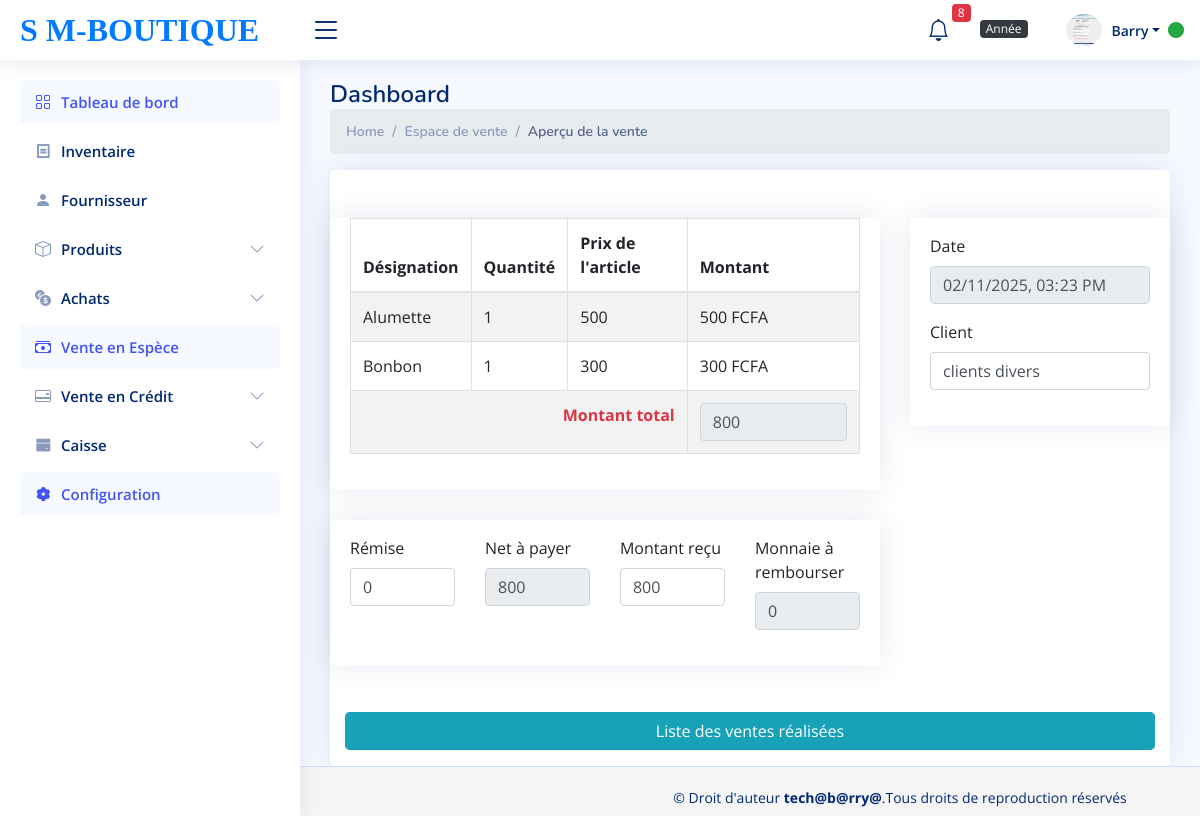
Page /detail_vente.php?detail=3 (signed in) on the committed database.
### tables this page shows
CREATE TABLE `ligne_vente` (
  `id_ligne_vente` int(11) NOT NULL,
  `id_vente` int(11) NOT NULL,
  `id_produit` int(11) NOT NULL,
  `quantite` int(100) NOT NULL,
  `new_price_vente` int(11) DEFAULT NULL
);

CREATE TABLE `tbl_product` (
  `id` int(11) NOT NULL,
  `name` varchar(255) NOT NULL,
  `code` varchar(255) NOT NULL,
  `marque_produit` varchar(255) NOT NULL,
  `reference` varchar(255) NOT NULL,
  `prix_en_gros` int(50) NOT NULL,
  `prix_detail` int(50) NOT NULL,
  `price` int(50) NOT NULL,
  `alerte_article` int(100) NOT NULL,
  `id_boutique` int(11) NOT NULL,
  `stock` int(11) NOT NULL DEFAULT 0,
  `id_unite` int(11) NOT NULL
);

CREATE TABLE `vente` (
  `id_vente` int(11) NOT NULL,
  `nom_client` varchar(100) DEFAULT NULL,
  `date_vente` datetime DEFAULT NULL,
  `montant_total` int(100) DEFAULT NULL,
  `reference_caisse` varchar(100) DEFAULT '0',
  `id_utilisateur` int(11) DEFAULT NULL,
  `remise` int(100) DEFAULT NULL,
  `net_a_payer` int(255) NOT NULL,
  `montant_recu` int(255) NOT NULL,
  `monnaie_rembourse` int(100) DEFAULT NULL
);

### view/detail_vente.view.php (the view, shortened to what this page needs)
<?php
require_once('partials/header.php');
?>
<body>
    <?php require_once('partials/sidebar.php'); ?>
    <?php require_once('partials/navbar.php'); ?>
    <main id="main" class="main">
        <div class="pagetitle">
            <h1>Dashboard</h1>
            <nav>
                <ol class="breadcrumb">
                    <li class="breadcrumb-item"><a href="index1.php">Home</a></li>
                    <li class="breadcrumb-item">Espace de vente</li>
                    <li class="breadcrumb-item active">Aperçu de la vente</li>
                </ol>
            </nav>
        </div>
        <div class="card info-card sales-card">
            <form action="" method="post">
                <section class="section mt-5">
                    <div class="row">
                        <div class="col-xl-8 col-md-10 col-xm-12 col-xs-12">
                            <div class="card">
                                <div class="card-body">
                                   <table class="col-md-12 table table-bordered table-striped table-condensed">
                                        <thead>
                                            <tr>
                                                <th>Désignation</th>
                                                <th>Quantité</th>
                                                <th>Prix de l'article</th>
                                                <th>Montant</th>
                                            </tr>
                                        </thead>
                                        <tbody>
                                            <?php foreach ($venteinfo as $affiche): ?>
                                                <tr>
                                                    <td><?= htmlspecialchars($affiche->name); ?></td>
                                                    <td><?= htmlspecialchars($affiche->quantite); ?></td>
                                                    <td>
                                                        <?= htmlspecialchars($affiche->new_price_vente ?? $affiche->prix_detail); ?>
                                                    </td>
                                                    <td>
                                                        <?php
                                                            $prix = $affiche->new_price_vente ?? $affiche->prix_detail;
                                                            echo number_format($affiche->quantite * $prix, 0, ',', ' ');
                                                        ?> FCFA
                                                    </td>
                                                </tr>
                                            <?php endforeach; ?>
                                            <tr>
                                                <td colspan="3" align="right" class="text-danger"><strong>Montant total</strong></td>
                                                <td align="right">
                                                    <input class="form-control" type="number" name="total" value="<?= htmlspecialchars($lignes['montant_total']); ?>" readonly>
                                                </td>
                                            </tr>
                                        </tbody>
                                    </table>
                                </div>
                            </div>
                              <div class="card">
                                    <div class="card-body">
                                        <div class="row">
                                            <div class="col-xl-3 col-md-10 col-xs-12">
                                                <div class="form-group mt-3">
                                                <label for="">Rémise</label>
                                                    <input  class="form-control" value="<?=$lignes['remise']?>">
                                                </div>
                                            </div>
                                            <div class="col-xl-3 col-md-10 col-xs-12">
                                                <div class="form-group mt-3">
                                                    <label for="">Net à payer</label>
                                                    <input type="number" value="<?= $lignes['net_a_payer'] ?>" class="form-control " readOnly>
                                                </div>
                                            </div>
                                            <div class="col-xl-3 col-md-10 col-xs-12">
                                                <div class="form-group mt-3">
                                                    <label for="">Montant reçu</label>
                                                    <input type="number" name="montantrecu" class="form-control montantrecu" value="<?= $lignes['montant_recu'] ?>">
                                                </div>
                                            </div>
                                            <div class="col-xl-3 col-md-10 col-xs-12">
                                                <div class="form-group mt-3">
                                                    <label for="">Monnaie à rembourser</label>
                                                    <input type="number" name="monnaierembourser" class="form-control monnaierembourser" value="<?=$lignes['monnaie_rembourse']?>"readOnly>
                                                </div>
                                            </div>
                                        </div>
                                    </div>
                                </div>
                         </div>
                        <div class="col-xl-4">
                            <div class="card text-left">
                                <div class="card-body">
                                    <div class="form-group mt-3">
                                        <label>Date </label>
                                        <input type="datetime-local" name="dat" class="form-control" value="<?= $lignes['date_vente'] ?>" readOnly>
                                    </div>
                                    <div class="form-group mt-3">
                                        <label for="">Client</label>
                                        <select name="four" id="" class="form-control" required>
                                            <option value="<?= $lignes['nom_client'] ?>">
                                                <?= $lignes['nom_client'] ?>
                                            </option>
                                        </select>
                                    </div>
                                </div>
                            </div>
                        </div>
                    </div>
                    <div class="col-xl-12 col-md-10 col-xs-12 mt-3">
                        <div class="form-group">
                            <a href="liste_vente.php" class="btn btn-info form-control ">Liste des ventes réalisées</a>
                        </div>
                    </div>
                </section>
            </form>
        </div>
    </main>
    <footer class="footer">
        <?php require_once('partials/foot.php'); ?>
    </footer>
</body>
</html>

### assets/css/style.css (style rules this page uses)
:root { scroll-behavior: smooth; }
body { font-family: "Open Sans", sans-serif; background: #f6f9ff; color: #444444; }
a { color: #4154f1; text-decoration: none; }
h1, h2, h3, h4, h5, h6 { font-family: "Nunito", sans-serif; }
#main { margin-top: 60px; padding: 20px 30px; transition: all 0.3s; }
.pagetitle { margin-bottom: 10px; }
.pagetitle h1 { font-size: 24px; margin-bottom: 0; font-weight: 600; color: #012970; }
.card { margin-bottom: 30px; border: none; border-radius: 5px; box-shadow: 0px 0 30px rgba(1, 41, 112, 0.1); }
.card-body { padding: 0 20px 20px 20px; }
.breadcrumb { font-size: 14px; font-family: "Nunito", sans-serif; color: #899bbd; font-weight: 600; }
.breadcrumb a { color: #899bbd; transition: 0.3s; }
.breadcrumb .breadcrumb-item::before { color: #899bbd; }
.breadcrumb .active { color: #51678f; font-weight: 600; }
@media (min-width: 1200px) { #main, #footer { margin-left: 300px; } }
.footer { padding: 20px 0; font-size: 14px; transition: all 0.3s; border-top: 1px solid #cddfff; }

### view/detail_vente.view.php (style rules this page uses)
.footer { position: fixed; bottom: 0; width: 100%; height: 50px; background-color: #f5f5f5; }

### rows in the picture
ligne_vente: id_produit.name "Alumette", quantite "1", new_price_vente "500", $affiche->quantite*$prix "500"
ligne_vente: id_produit.name "Bonbon", quantite "1", new_price_vente "300", $affiche->quantite*$prix "300"
vente: total "800", remise "0", net_a_payer "800", montantrecu "800", monnaierembourser "0", dat "02/11/2025 15:23", four "clients divers"

### other values in the picture
$stock_alerte "8"
$_SESSION['nom_utilisateur'] "Barry"
